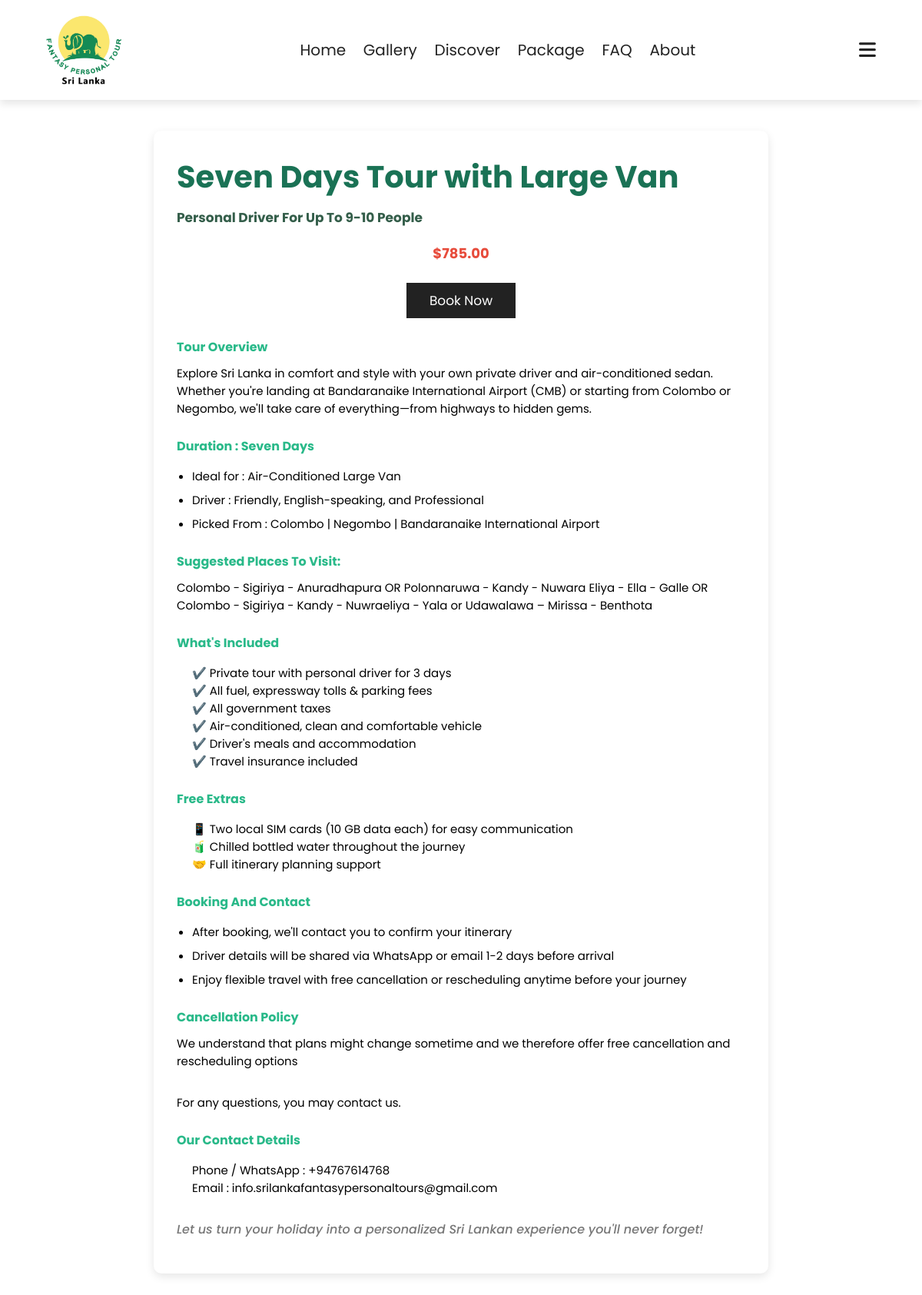
/package-details.php?id=3.05, run on the app's committed database.
### tables this page shows
CREATE TABLE tour_packages (
    id VARCHAR(10) PRIMARY KEY,
    vehicle_type VARCHAR(50),
    no_of_days VARCHAR(20),
    no_of_persons VARCHAR(20),
    price DECIMAL(10,2),
    suggest_places TEXT
);

### package-details.php (the view, shortened to what this page needs)
<?php
include 'config.php';
if (isset($_GET['id']) && is_numeric($_GET['id'])) {
    $id = $_GET['id'];
    $sql = "SELECT * FROM tour_packages WHERE id = $id";
    $result = $conn->query($sql);
    if ($result && $result->num_rows > 0) {
        $row = $result->fetch_assoc();
    } else {
        echo "<p>Package not found.</p>";
        exit;
    }
} else {
    echo "<p>No package selected.</p>";
    exit;
}
?>
<!DOCTYPE html>
<html lang="en">
<head>
    <link rel="stylesheet" href="https://cdn.jsdelivr.net/npm/swiper@11/swiper-bundle.min.css"/>
    <link rel="stylesheet" href="https://cdnjs.cloudflare.com/ajax/libs/font-awesome/6.7.2/css/all.min.css">
    <link rel="stylesheet" href="style.css">
</head>
<body>
<section class="header">
    <a href="home.php" class="logo">
        <img src="images/logo.jpg" alt="" class="logo-img">
    </a>
    <nav class="navbar">
        <a href="home.php">home</a>
        <a href="gallery.php">gallery</a>
        <a href="discover.php">discover</a>
        <a href="package.php">package</a>
        <a href="faq.php">FAQ</a>
        <a href="about.php">about</a>
    </nav>
    <div id="menu-btn" class="fas fa-bars"></div>
</section>
<div class="package-details">
  <h1><?= htmlspecialchars($row['no_of_days']) ?> Days Tour with <?= htmlspecialchars($row['vehicle_type']) ?></h1>
  <h2>Personal driver for up to <?= htmlspecialchars($row['no_of_persons']) ?> People</h2>
  <div class="centered-section">
    <h3 class="price">$<?= htmlspecialchars($row['price']) ?></h3>
    <div class="book-btn">
        <a href="book.php?vehicle_type=<?= urlencode($row['vehicle_type']) ?>&no_of_days=<?= urlencode($row['no_of_days']) ?>&price=<?= urlencode($row['price']) ?>" class="btn">Book now</a>
    </div>
  </div>
  <h3>Tour Overview</h3>
  <p>Explore Sri Lanka in comfort and style with your own private driver and air-conditioned sedan. Whether you're landing at Bandaranaike International Airport (CMB) or starting from Colombo or Negombo, we'll take care of everything—from highways to hidden gems. </p>
  <h3>Duration : <?= htmlspecialchars($row['no_of_days']) ?> days </h3>
  <p>
    <ul>
        <li> Ideal for : Air-Conditioned <?= htmlspecialchars($row['vehicle_type'])?> </li>
        <li> Driver : Friendly, English-speaking, and Professional </li>
        <li> Picked From : Colombo | Negombo | Bandaranaike International Airport</li>
    </ul>
  </p>
  <h3>Suggested places to visit:</h3>
  <p><?= nl2br(htmlspecialchars($row['suggest_places'])) ?></p>
  <h3>What's Included</h3>
  <p>
    <ul>
        ✔️ Private tour with personal driver for 3 days <br>
        ✔️ All fuel, expressway tolls & parking fees <br>
        ✔️ All government taxes <br>
        ✔️ Air-conditioned, clean and comfortable vehicle <br>
        ✔️ Driver's meals and accommodation <br>
        ✔️ Travel insurance included
    </ul>
  </p>
  <h3>Free Extras</h3>
  <p>
    <ul>
        📱 Two local SIM cards (10 GB data each) for easy communication <br>
        🧃 Chilled bottled water throughout the journey <br>
        🤝 Full itinerary planning support
    </ul>
  </p>
  <h3>Booking and Contact</h3>
  <p>
    <ul>
        <li>After booking, we'll contact you to confirm your itinerary </li>
        <li>Driver details will be shared via WhatsApp or email 1-2 days before arrival </li>
        <li>Enjoy flexible travel with free cancellation or rescheduling anytime before your journey </li>
    </ul>
  </p>
  <h3>Cancellation Policy</h3>
  <p>We understand that plans might change sometime and we therefore offer free cancellation and rescheduling options</p><br>
  <p>For any questions, you may contact us.</p>
  <h3>Our Contact Details</h3>
  <p>
    <ul>
        Phone / WhatsApp : +94767614768 <br>
        Email : info.srilankafantasypersonaltours@gmail.com
    </ul>
  </p>
  <p class="greeting">Let us turn your holiday into a personalized Sri Lankan experience you'll never forget! </p>
</div>
</body>
</html>

### style.css (style rules this page uses)
:root { --main-color : #51c9a1; --black: #222; --white: #fff; --light-black: #777777; --light-white:rgba(188, 202, 195, 0.6); --dark-bg: rgba(0, 0, 0, 0.7); --light-bg:#eee; --border:.1rem solid var(--black); --box-shadow:0 .5rem 1rem rgba(0,0,0,.1); --text-shadow:0 1.5rem 3rem rgba(0,0,0,.3); }
* { font-family: 'Poppins', sans-serif; margin: 0; padding: 0; box-sizing: border-box; outline: none; border: none; text-decoration: none; text-transform: capitalize; }
html { font-size: 62.5%; overflow-x: hidden; }
section { padding: 5rem 10%; }
.btn { display: inline-block; background: var(--black); margin-top: 1rem; color: var(--white); font-size: 1.7rem; padding: 1rem 3rem; cursor: pointer; }
.header { position: sticky; top: 0; left: 0; right: 0; z-index: 1000; background-color: var(--white); display: flex; padding-top: 2rem; padding-bottom: 2rem; box-shadow: var(--box-shadow); align-items: center; justify-content: space-between; }
.header .logo { font-size: 2.5rem; color: var(--black); }
.header .navbar a { font-size: 2rem; margin-left: 2rem; color: var(--black); }
#menu-btn { font-size: 2.5rem; cursor: pointer; color: var(--black); }
.logo { display: flex; align-items: center; font-weight: bold; font-size: 1.4rem; text-decoration: none; color: #333; gap: 0.8rem; }
.logo-img { height: 90px; width: auto; }
.package-details { max-width: 800px; margin: 40px auto; background-color: var(--white); padding: 30px; border-radius: 10px; box-shadow: 0 4px 12px rgba(0, 0, 0, 0.1); }
.package-details h1 { font-size: 4rem; color: #1a7255; margin-bottom: 10px; text-transform:none ; }
.package-details h2 { font-size: 1.7rem; color: #345e4a; margin-bottom: 20px; }
.package-details h3 { font-size: 1.6rem; color: #29b989; margin-top: 25px; margin-bottom: 10px; }
.package-details .price { font-size: 1.8rem; color: #e74c3c; margin: 15px 0; text-align: center; }
.package-details p, .package-details ul { font-size: 1.5rem; margin-bottom: 15px; text-transform: none; }
.package-details ul { padding-left: 20px; text-transform: none; }
.package-details ul li { margin-bottom: 8px; list-style-type: disc; text-transform: none; }
.package-details .centered-section { text-align: center; margin: 20px 0; }
.package-details .greeting { font-style: italic; font-weight: 500; font-size: 1.6rem; color:var(--light-black); margin-top: 30px; }
@media (max-width:1200px) { section { padding: 3rem 5%; } }

### data on the page
tour_packages: no_of_days "Seven", vehicle_type "Large Van", no_of_persons "9-10", price "785.00", suggest_places "Colombo - Sigiriya - Anuradhapura OR Polonnaruwa - Kandy - Nuwara Eliya - Ella - Galle OR Colombo - Sigiriya - Kandy - Nuwraeliya - Yala or Udawalawa – Mirissa - Benthota"
